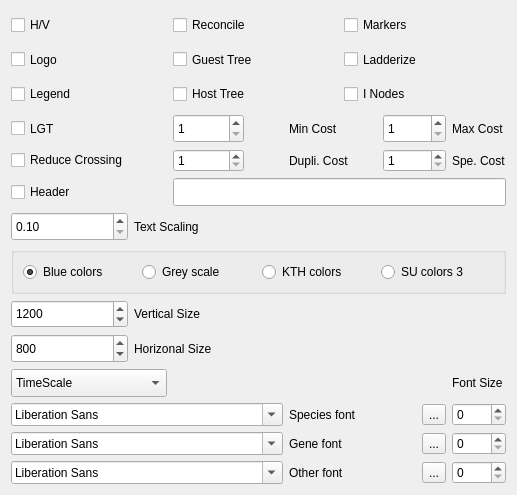
<?xml version="1.0" encoding="UTF-8"?>
<ui version="4.0">
 <class>Parameters</class>
 <widget class="QWidget" name="Parameters">
  <property name="windowModality">
   <enum>Qt::NonModal</enum>
  </property>
  <property name="geometry">
   <rect>
    <x>0</x>
    <y>0</y>
    <width>517</width>
    <height>495</height>
   </rect>
  </property>
  <property name="windowTitle">
   <string>Parameters</string>
  </property>
  <layout class="QHBoxLayout" name="horizontalLayout">
   <item>
    <layout class="QGridLayout" name="gridLayout">
     <item row="4" column="7" colspan="2">
      <widget class="QSpinBox" name="spinBoxSpeCost">
       <property name="enabled">
        <bool>true</bool>
       </property>
       <property name="toolTip">
        <string extracomment="Cost of a speciation event"/>
       </property>
       <property name="statusTip">
        <string extracomment="Cost of a speciation event"/>
       </property>
       <property name="minimum">
        <number>1</number>
       </property>
       <property name="maximum">
        <number>10</number>
       </property>
      </widget>
     </item>
     <item row="5" column="2" colspan="8">
      <widget class="QLineEdit" name="lineEditHeaderText">
       <property name="enabled">
        <bool>true</bool>
       </property>
       <property name="sizePolicy">
        <sizepolicy hsizetype="Expanding" vsizetype="Preferred">
         <horstretch>0</horstretch>
         <verstretch>0</verstretch>
        </sizepolicy>
       </property>
      </widget>
     </item>
     <item row="5" column="0" colspan="2">
      <widget class="QCheckBox" name="checkBoxHeader">
       <property name="sizePolicy">
        <sizepolicy hsizetype="Minimum" vsizetype="Preferred">
         <horstretch>0</horstretch>
         <verstretch>0</verstretch>
        </sizepolicy>
       </property>
       <property name="toolTip">
        <string extracomment="Show this text on the top of  the picture"/>
       </property>
       <property name="statusTip">
        <string extracomment="Show this text on the top of  the picture"/>
       </property>
       <property name="text">
        <string>Header</string>
       </property>
      </widget>
     </item>
     <item row="3" column="7" colspan="2">
      <widget class="QSpinBox" name="spinBoxMaxCost">
       <property name="enabled">
        <bool>true</bool>
       </property>
       <property name="sizePolicy">
        <sizepolicy hsizetype="Minimum" vsizetype="Preferred">
         <horstretch>0</horstretch>
         <verstretch>0</verstretch>
        </sizepolicy>
       </property>
       <property name="toolTip">
        <string extracomment="Maximum cost of Scenarios allowed"/>
       </property>
       <property name="statusTip">
        <string extracomment="Maximum cost of Scenarios allowed"/>
       </property>
       <property name="minimum">
        <number>1</number>
       </property>
       <property name="maximum">
        <number>20</number>
       </property>
      </widget>
     </item>
     <item row="6" column="3" colspan="7">
      <spacer name="horizontalSpacer">
       <property name="orientation">
        <enum>Qt::Horizontal</enum>
       </property>
       <property name="sizeHint" stdset="0">
        <size>
         <width>238</width>
         <height>20</height>
        </size>
       </property>
      </spacer>
     </item>
     <item row="0" column="2" colspan="4">
      <widget class="QCheckBox" name="checkBoxReconcile">
       <property name="sizePolicy">
        <sizepolicy hsizetype="Minimum" vsizetype="Preferred">
         <horstretch>0</horstretch>
         <verstretch>0</verstretch>
        </sizepolicy>
       </property>
       <property name="toolTip">
        <string extracomment="Reconcile trees, when gene tree is given as input"/>
       </property>
       <property name="statusTip">
        <string extracomment="Reconcile trees, when gene tree is given as input"/>
       </property>
       <property name="text">
        <string>Reconcile</string>
       </property>
      </widget>
     </item>
     <item row="2" column="2" colspan="4">
      <widget class="QCheckBox" name="checkBoxHost">
       <property name="sizePolicy">
        <sizepolicy hsizetype="Minimum" vsizetype="Preferred">
         <horstretch>0</horstretch>
         <verstretch>0</verstretch>
        </sizepolicy>
       </property>
       <property name="text">
        <string>Host Tree</string>
       </property>
      </widget>
     </item>
     <item row="0" column="0">
      <widget class="QCheckBox" name="checkBoxHV">
       <property name="sizePolicy">
        <sizepolicy hsizetype="Minimum" vsizetype="Preferred">
         <horstretch>0</horstretch>
         <verstretch>0</verstretch>
        </sizepolicy>
       </property>
       <property name="toolTip">
        <string extracomment="Swith Horizonal/Vertical orientation"/>
       </property>
       <property name="statusTip">
        <string extracomment="Swith Horizonal/Vertical orientation"/>
       </property>
       <property name="text">
        <string>H/V</string>
       </property>
      </widget>
     </item>
     <item row="4" column="5" colspan="2">
      <widget class="QLabel" name="label_10">
       <property name="text">
        <string>Dupli. Cost</string>
       </property>
      </widget>
     </item>
     <item row="6" column="1" colspan="2">
      <widget class="QLabel" name="label_2">
       <property name="text">
        <string>Text Scaling</string>
       </property>
      </widget>
     </item>
     <item row="4" column="9">
      <widget class="QLabel" name="label_11">
       <property name="text">
        <string>Spe. Cost</string>
       </property>
      </widget>
     </item>
     <item row="3" column="0">
      <widget class="QCheckBox" name="checkBoxLGT">
       <property name="sizePolicy">
        <sizepolicy hsizetype="Minimum" vsizetype="Preferred">
         <horstretch>0</horstretch>
         <verstretch>0</verstretch>
        </sizepolicy>
       </property>
       <property name="toolTip">
        <string extracomment="Include Horizonal transfer"/>
       </property>
       <property name="statusTip">
        <string extracomment="Include Horizonal transfer"/>
       </property>
       <property name="text">
        <string>LGT</string>
       </property>
      </widget>
     </item>
     <item row="1" column="0">
      <widget class="QCheckBox" name="checkBoxLogo">
       <property name="sizePolicy">
        <sizepolicy hsizetype="Minimum" vsizetype="Preferred">
         <horstretch>0</horstretch>
         <verstretch>0</verstretch>
        </sizepolicy>
       </property>
       <property name="toolTip">
        <string extracomment="Show PrimeTV logo"/>
       </property>
       <property name="statusTip">
        <string extracomment="Show PrimeTV logo"/>
       </property>
       <property name="text">
        <string>Logo</string>
       </property>
      </widget>
     </item>
     <item row="1" column="6" colspan="4">
      <widget class="QCheckBox" name="checkBoxLadderize">
       <property name="sizePolicy">
        <sizepolicy hsizetype="Minimum" vsizetype="Preferred">
         <horstretch>0</horstretch>
         <verstretch>0</verstretch>
        </sizepolicy>
       </property>
       <property name="toolTip">
        <string extracomment="Ladderize the tree right or left"/>
       </property>
       <property name="statusTip">
        <string extracomment="Ladderize the tree right or left"/>
       </property>
       <property name="text">
        <string>Ladderize</string>
       </property>
      </widget>
     </item>
     <item row="6" column="0">
      <widget class="QDoubleSpinBox" name="doubleSpinBoxTextScale">
       <property name="sizePolicy">
        <sizepolicy hsizetype="Minimum" vsizetype="Preferred">
         <horstretch>0</horstretch>
         <verstretch>0</verstretch>
        </sizepolicy>
       </property>
       <property name="toolTip">
        <string extracomment="Size of text scalation"/>
       </property>
       <property name="statusTip">
        <string extracomment="Size of text scalation"/>
       </property>
       <property name="minimum">
        <double>0.100000000000000</double>
       </property>
       <property name="maximum">
        <double>10.000000000000000</double>
       </property>
       <property name="singleStep">
        <double>0.200000000000000</double>
       </property>
      </widget>
     </item>
     <item row="3" column="9">
      <widget class="QLabel" name="label_9">
       <property name="text">
        <string>Max Cost</string>
       </property>
      </widget>
     </item>
     <item row="2" column="6" colspan="3">
      <widget class="QCheckBox" name="checkBoxINodes">
       <property name="sizePolicy">
        <sizepolicy hsizetype="Minimum" vsizetype="Preferred">
         <horstretch>0</horstretch>
         <verstretch>0</verstretch>
        </sizepolicy>
       </property>
       <property name="text">
        <string>I Nodes</string>
       </property>
      </widget>
     </item>
     <item row="3" column="2" colspan="2">
      <widget class="QSpinBox" name="spinBoxMinCost">
       <property name="enabled">
        <bool>true</bool>
       </property>
       <property name="sizePolicy">
        <sizepolicy hsizetype="Minimum" vsizetype="Preferred">
         <horstretch>0</horstretch>
         <verstretch>0</verstretch>
        </sizepolicy>
       </property>
       <property name="toolTip">
        <string extracomment="Minimum cost of Scenarios allowed"/>
       </property>
       <property name="statusTip">
        <string extracomment="Minimum cost of Scenarios allowed"/>
       </property>
       <property name="minimum">
        <number>1</number>
       </property>
       <property name="maximum">
        <number>20</number>
       </property>
      </widget>
     </item>
     <item row="1" column="2" colspan="4">
      <widget class="QCheckBox" name="checkBoxGuest">
       <property name="sizePolicy">
        <sizepolicy hsizetype="Minimum" vsizetype="Preferred">
         <horstretch>0</horstretch>
         <verstretch>0</verstretch>
        </sizepolicy>
       </property>
       <property name="toolTip">
        <string extracomment="Whether to draw the guest tree or not"/>
       </property>
       <property name="statusTip">
        <string extracomment="Whether to draw the guest tree or not"/>
       </property>
       <property name="text">
        <string>Guest Tree</string>
       </property>
      </widget>
     </item>
     <item row="4" column="2" colspan="2">
      <widget class="QSpinBox" name="spinBoxDupliCost">
       <property name="enabled">
        <bool>true</bool>
       </property>
       <property name="toolTip">
        <string extracomment="Cost of a duplication event"/>
       </property>
       <property name="statusTip">
        <string extracomment="Cost of a duplication event"/>
       </property>
       <property name="minimum">
        <number>1</number>
       </property>
       <property name="maximum">
        <number>10</number>
       </property>
      </widget>
     </item>
     <item row="2" column="0" colspan="2">
      <widget class="QCheckBox" name="checkBoxLegend">
       <property name="sizePolicy">
        <sizepolicy hsizetype="Minimum" vsizetype="Preferred">
         <horstretch>0</horstretch>
         <verstretch>0</verstretch>
        </sizepolicy>
       </property>
       <property name="text">
        <string>Legend</string>
       </property>
      </widget>
     </item>
     <item row="3" column="5">
      <widget class="QLabel" name="label_8">
       <property name="text">
        <string>Min Cost</string>
       </property>
      </widget>
     </item>
     <item row="7" column="0" colspan="10">
      <widget class="QGroupBox" name="groupBox">
       <property name="title">
        <string/>
       </property>
       <layout class="QHBoxLayout" name="horizontalLayout_2">
        <item>
         <widget class="QRadioButton" name="radioButtonColor1">
          <property name="text">
           <string>Blue colors</string>
          </property>
          <property name="checked">
           <bool>true</bool>
          </property>
         </widget>
        </item>
        <item>
         <widget class="QRadioButton" name="radioButtonColor4">
          <property name="text">
           <string>Grey scale</string>
          </property>
         </widget>
        </item>
        <item>
         <widget class="QRadioButton" name="radioButtonColor2">
          <property name="text">
           <string>KTH colors</string>
          </property>
         </widget>
        </item>
        <item>
         <widget class="QRadioButton" name="radioButtonColor3">
          <property name="text">
           <string>SU colors 3</string>
          </property>
         </widget>
        </item>
       </layout>
      </widget>
     </item>
     <item row="0" column="6" colspan="3">
      <widget class="QCheckBox" name="checkBoxMarkers">
       <property name="sizePolicy">
        <sizepolicy hsizetype="Minimum" vsizetype="Preferred">
         <horstretch>0</horstretch>
         <verstretch>0</verstretch>
        </sizepolicy>
       </property>
       <property name="toolTip">
        <string extracomment="Activate markers"/>
       </property>
       <property name="statusTip">
        <string extracomment="Activate markers"/>
       </property>
       <property name="text">
        <string>Markers</string>
       </property>
      </widget>
     </item>
     <item row="11" column="8">
      <widget class="QToolButton" name="speciesColor">
       <property name="text">
        <string>...</string>
       </property>
       <property name="icon">
        <iconset>
         <activeoff>:/images/select-by-color-icon.png</activeoff>
        </iconset>
       </property>
      </widget>
     </item>
     <item row="10" column="9">
      <widget class="QLabel" name="label_13">
       <property name="text">
        <string>Font Size</string>
       </property>
      </widget>
     </item>
     <item row="8" column="1" colspan="2">
      <widget class="QLabel" name="label_3">
       <property name="text">
        <string>Vertical Size</string>
       </property>
      </widget>
     </item>
     <item row="9" column="1" colspan="3">
      <widget class="QLabel" name="label_4">
       <property name="text">
        <string>Horizonal Size</string>
       </property>
      </widget>
     </item>
     <item row="8" column="0">
      <widget class="QSpinBox" name="spinBoxVerticalSize">
       <property name="sizePolicy">
        <sizepolicy hsizetype="Minimum" vsizetype="Preferred">
         <horstretch>0</horstretch>
         <verstretch>0</verstretch>
        </sizepolicy>
       </property>
       <property name="minimum">
        <number>400</number>
       </property>
       <property name="maximum">
        <number>2200</number>
       </property>
       <property name="singleStep">
        <number>10</number>
       </property>
       <property name="value">
        <number>1200</number>
       </property>
      </widget>
     </item>
     <item row="11" column="9">
      <widget class="QSpinBox" name="spinBoxSpeciesFontSize">
       <property name="sizePolicy">
        <sizepolicy hsizetype="Minimum" vsizetype="Preferred">
         <horstretch>0</horstretch>
         <verstretch>0</verstretch>
        </sizepolicy>
       </property>
      </widget>
     </item>
     <item row="12" column="5" colspan="2">
      <widget class="QLabel" name="label_6">
       <property name="text">
        <string>Gene font</string>
       </property>
      </widget>
     </item>
     <item row="13" column="8">
      <widget class="QToolButton" name="allColor">
       <property name="text">
        <string>...</string>
       </property>
       <property name="icon">
        <iconset>
         <activeoff>:/images/select-by-color-icon.png</activeoff>
        </iconset>
       </property>
      </widget>
     </item>
     <item row="10" column="2" colspan="7">
      <spacer name="horizontalSpacer_6">
       <property name="orientation">
        <enum>Qt::Horizontal</enum>
       </property>
       <property name="sizeHint" stdset="0">
        <size>
         <width>188</width>
         <height>20</height>
        </size>
       </property>
      </spacer>
     </item>
     <item row="8" column="3" colspan="7">
      <spacer name="horizontalSpacer_4">
       <property name="orientation">
        <enum>Qt::Horizontal</enum>
       </property>
       <property name="sizeHint" stdset="0">
        <size>
         <width>238</width>
         <height>20</height>
        </size>
       </property>
      </spacer>
     </item>
     <item row="11" column="5" colspan="3">
      <widget class="QLabel" name="label_5">
       <property name="text">
        <string>Species font</string>
       </property>
      </widget>
     </item>
     <item row="13" column="5" colspan="2">
      <widget class="QLabel" name="label_12">
       <property name="text">
        <string>Other font</string>
       </property>
      </widget>
     </item>
     <item row="13" column="9">
      <widget class="QSpinBox" name="spinBoxAllFontSize">
       <property name="sizePolicy">
        <sizepolicy hsizetype="Minimum" vsizetype="Preferred">
         <horstretch>0</horstretch>
         <verstretch>0</verstretch>
        </sizepolicy>
       </property>
      </widget>
     </item>
     <item row="12" column="9">
      <widget class="QSpinBox" name="spinBoxGeneFontSize">
       <property name="sizePolicy">
        <sizepolicy hsizetype="Minimum" vsizetype="Preferred">
         <horstretch>0</horstretch>
         <verstretch>0</verstretch>
        </sizepolicy>
       </property>
      </widget>
     </item>
     <item row="13" column="0" colspan="5">
      <widget class="QFontComboBox" name="fontComboBoxAll">
       <property name="sizePolicy">
        <sizepolicy hsizetype="Preferred" vsizetype="Preferred">
         <horstretch>0</horstretch>
         <verstretch>0</verstretch>
        </sizepolicy>
       </property>
       <property name="fontFilters">
        <set>QFontComboBox::ScalableFonts</set>
       </property>
      </widget>
     </item>
     <item row="9" column="4" colspan="6">
      <spacer name="horizontalSpacer_5">
       <property name="orientation">
        <enum>Qt::Horizontal</enum>
       </property>
       <property name="sizeHint" stdset="0">
        <size>
         <width>228</width>
         <height>20</height>
        </size>
       </property>
      </spacer>
     </item>
     <item row="9" column="0">
      <widget class="QSpinBox" name="spinBoxHorizontalSize">
       <property name="sizePolicy">
        <sizepolicy hsizetype="Minimum" vsizetype="Preferred">
         <horstretch>0</horstretch>
         <verstretch>0</verstretch>
        </sizepolicy>
       </property>
       <property name="minimum">
        <number>400</number>
       </property>
       <property name="maximum">
        <number>2200</number>
       </property>
       <property name="singleStep">
        <number>10</number>
       </property>
       <property name="value">
        <number>800</number>
       </property>
      </widget>
     </item>
     <item row="12" column="8">
      <widget class="QToolButton" name="geneColor">
       <property name="text">
        <string>...</string>
       </property>
       <property name="icon">
        <iconset>
         <activeoff>:/images/select-by-color-icon.png</activeoff>
        </iconset>
       </property>
      </widget>
     </item>
     <item row="12" column="0" colspan="5">
      <widget class="QFontComboBox" name="fontComboBoxGene">
       <property name="sizePolicy">
        <sizepolicy hsizetype="Preferred" vsizetype="Preferred">
         <horstretch>0</horstretch>
         <verstretch>0</verstretch>
        </sizepolicy>
       </property>
       <property name="fontFilters">
        <set>QFontComboBox::ScalableFonts</set>
       </property>
      </widget>
     </item>
     <item row="11" column="0" colspan="5">
      <widget class="QFontComboBox" name="fontComboBoxSpecies">
       <property name="sizePolicy">
        <sizepolicy hsizetype="Preferred" vsizetype="Preferred">
         <horstretch>0</horstretch>
         <verstretch>0</verstretch>
        </sizepolicy>
       </property>
       <property name="fontFilters">
        <set>QFontComboBox::ScalableFonts</set>
       </property>
      </widget>
     </item>
     <item row="10" column="0" colspan="2">
      <widget class="QComboBox" name="comboBoxTime">
       <property name="sizePolicy">
        <sizepolicy hsizetype="Preferred" vsizetype="Preferred">
         <horstretch>0</horstretch>
         <verstretch>0</verstretch>
        </sizepolicy>
       </property>
       <item>
        <property name="text">
         <string>TimeScale</string>
        </property>
       </item>
       <item>
        <property name="text">
         <string>NoTimeScale</string>
        </property>
       </item>
       <item>
        <property name="text">
         <string>EdgesByTime</string>
        </property>
       </item>
      </widget>
     </item>
     <item row="4" column="0">
      <widget class="QCheckBox" name="checkBoxReduce">
       <property name="text">
        <string>Reduce Crossing</string>
       </property>
      </widget>
     </item>
    </layout>
   </item>
  </layout>
 </widget>
 <resources/>
 <connections>
  <connection>
   <sender>checkBoxHV</sender>
   <signal>stateChanged(int)</signal>
   <receiver>Parameters</receiver>
   <slot>update()</slot>
   <hints>
    <hint type="sourcelabel">
     <x>46</x>
     <y>20</y>
    </hint>
    <hint type="destinationlabel">
     <x>206</x>
     <y>249</y>
    </hint>
   </hints>
  </connection>
  <connection>
   <sender>checkBoxGuest</sender>
   <signal>stateChanged(int)</signal>
   <receiver>Parameters</receiver>
   <slot>update()</slot>
   <hints>
    <hint type="sourcelabel">
     <x>179</x>
     <y>48</y>
    </hint>
    <hint type="destinationlabel">
     <x>206</x>
     <y>249</y>
    </hint>
   </hints>
  </connection>
  <connection>
   <sender>checkBoxHeader</sender>
   <signal>stateChanged(int)</signal>
   <receiver>Parameters</receiver>
   <slot>update()</slot>
   <hints>
    <hint type="sourcelabel">
     <x>57</x>
     <y>172</y>
    </hint>
    <hint type="destinationlabel">
     <x>206</x>
     <y>249</y>
    </hint>
   </hints>
  </connection>
  <connection>
   <sender>checkBoxHost</sender>
   <signal>stateChanged(int)</signal>
   <receiver>Parameters</receiver>
   <slot>update()</slot>
   <hints>
    <hint type="sourcelabel">
     <x>176</x>
     <y>76</y>
    </hint>
    <hint type="destinationlabel">
     <x>206</x>
     <y>249</y>
    </hint>
   </hints>
  </connection>
  <connection>
   <sender>checkBoxINodes</sender>
   <signal>stateChanged(int)</signal>
   <receiver>Parameters</receiver>
   <slot>update()</slot>
   <hints>
    <hint type="sourcelabel">
     <x>319</x>
     <y>76</y>
    </hint>
    <hint type="destinationlabel">
     <x>206</x>
     <y>249</y>
    </hint>
   </hints>
  </connection>
  <connection>
   <sender>checkBoxLadderize</sender>
   <signal>stateChanged(int)</signal>
   <receiver>Parameters</receiver>
   <slot>update()</slot>
   <hints>
    <hint type="sourcelabel">
     <x>327</x>
     <y>48</y>
    </hint>
    <hint type="destinationlabel">
     <x>206</x>
     <y>249</y>
    </hint>
   </hints>
  </connection>
  <connection>
   <sender>checkBoxLegend</sender>
   <signal>stateChanged(int)</signal>
   <receiver>Parameters</receiver>
   <slot>update()</slot>
   <hints>
    <hint type="sourcelabel">
     <x>57</x>
     <y>76</y>
    </hint>
    <hint type="destinationlabel">
     <x>206</x>
     <y>249</y>
    </hint>
   </hints>
  </connection>
  <connection>
   <sender>checkBoxLogo</sender>
   <signal>stateChanged(int)</signal>
   <receiver>Parameters</receiver>
   <slot>update()</slot>
   <hints>
    <hint type="sourcelabel">
     <x>49</x>
     <y>48</y>
    </hint>
    <hint type="destinationlabel">
     <x>206</x>
     <y>249</y>
    </hint>
   </hints>
  </connection>
  <connection>
   <sender>checkBoxMarkers</sender>
   <signal>stateChanged(int)</signal>
   <receiver>Parameters</receiver>
   <slot>update()</slot>
   <hints>
    <hint type="sourcelabel">
     <x>321</x>
     <y>20</y>
    </hint>
    <hint type="destinationlabel">
     <x>206</x>
     <y>249</y>
    </hint>
   </hints>
  </connection>
  <connection>
   <sender>comboBoxTime</sender>
   <signal>currentIndexChanged(int)</signal>
   <receiver>Parameters</receiver>
   <slot>update()</slot>
   <hints>
    <hint type="sourcelabel">
     <x>81</x>
     <y>411</y>
    </hint>
    <hint type="destinationlabel">
     <x>206</x>
     <y>249</y>
    </hint>
   </hints>
  </connection>
  <connection>
   <sender>doubleSpinBoxTextScale</sender>
   <signal>valueChanged(double)</signal>
   <receiver>Parameters</receiver>
   <slot>update()</slot>
   <hints>
    <hint type="sourcelabel">
     <x>49</x>
     <y>206</y>
    </hint>
    <hint type="destinationlabel">
     <x>206</x>
     <y>249</y>
    </hint>
   </hints>
  </connection>
  <connection>
   <sender>fontComboBoxGene</sender>
   <signal>currentFontChanged(QFont)</signal>
   <receiver>Parameters</receiver>
   <slot>update()</slot>
   <hints>
    <hint type="sourcelabel">
     <x>109</x>
     <y>477</y>
    </hint>
    <hint type="destinationlabel">
     <x>206</x>
     <y>249</y>
    </hint>
   </hints>
  </connection>
  <connection>
   <sender>fontComboBoxSpecies</sender>
   <signal>currentFontChanged(QFont)</signal>
   <receiver>Parameters</receiver>
   <slot>update()</slot>
   <hints>
    <hint type="sourcelabel">
     <x>109</x>
     <y>444</y>
    </hint>
    <hint type="destinationlabel">
     <x>206</x>
     <y>249</y>
    </hint>
   </hints>
  </connection>
  <connection>
   <sender>lineEditHeaderText</sender>
   <signal>textEdited(QString)</signal>
   <receiver>Parameters</receiver>
   <slot>update()</slot>
   <hints>
    <hint type="sourcelabel">
     <x>242</x>
     <y>173</y>
    </hint>
    <hint type="destinationlabel">
     <x>206</x>
     <y>249</y>
    </hint>
   </hints>
  </connection>
  <connection>
   <sender>spinBoxDupliCost</sender>
   <signal>valueChanged(int)</signal>
   <receiver>Parameters</receiver>
   <slot>update()</slot>
   <hints>
    <hint type="sourcelabel">
     <x>127</x>
     <y>140</y>
    </hint>
    <hint type="destinationlabel">
     <x>206</x>
     <y>249</y>
    </hint>
   </hints>
  </connection>
  <connection>
   <sender>spinBoxHorizontalSize</sender>
   <signal>valueChanged(int)</signal>
   <receiver>Parameters</receiver>
   <slot>update()</slot>
   <hints>
    <hint type="sourcelabel">
     <x>47</x>
     <y>378</y>
    </hint>
    <hint type="destinationlabel">
     <x>206</x>
     <y>249</y>
    </hint>
   </hints>
  </connection>
  <connection>
   <sender>spinBoxMaxCost</sender>
   <signal>valueChanged(int)</signal>
   <receiver>Parameters</receiver>
   <slot>update()</slot>
   <hints>
    <hint type="sourcelabel">
     <x>290</x>
     <y>107</y>
    </hint>
    <hint type="destinationlabel">
     <x>206</x>
     <y>249</y>
    </hint>
   </hints>
  </connection>
  <connection>
   <sender>spinBoxMinCost</sender>
   <signal>valueChanged(int)</signal>
   <receiver>Parameters</receiver>
   <slot>update()</slot>
   <hints>
    <hint type="sourcelabel">
     <x>127</x>
     <y>107</y>
    </hint>
    <hint type="destinationlabel">
     <x>206</x>
     <y>249</y>
    </hint>
   </hints>
  </connection>
  <connection>
   <sender>spinBoxSpeCost</sender>
   <signal>valueChanged(int)</signal>
   <receiver>Parameters</receiver>
   <slot>update()</slot>
   <hints>
    <hint type="sourcelabel">
     <x>290</x>
     <y>140</y>
    </hint>
    <hint type="destinationlabel">
     <x>206</x>
     <y>249</y>
    </hint>
   </hints>
  </connection>
  <connection>
   <sender>spinBoxVerticalSize</sender>
   <signal>valueChanged(int)</signal>
   <receiver>Parameters</receiver>
   <slot>update()</slot>
   <hints>
    <hint type="sourcelabel">
     <x>47</x>
     <y>340</y>
    </hint>
    <hint type="destinationlabel">
     <x>206</x>
     <y>249</y>
    </hint>
   </hints>
  </connection>
 </connections>
</ui>
